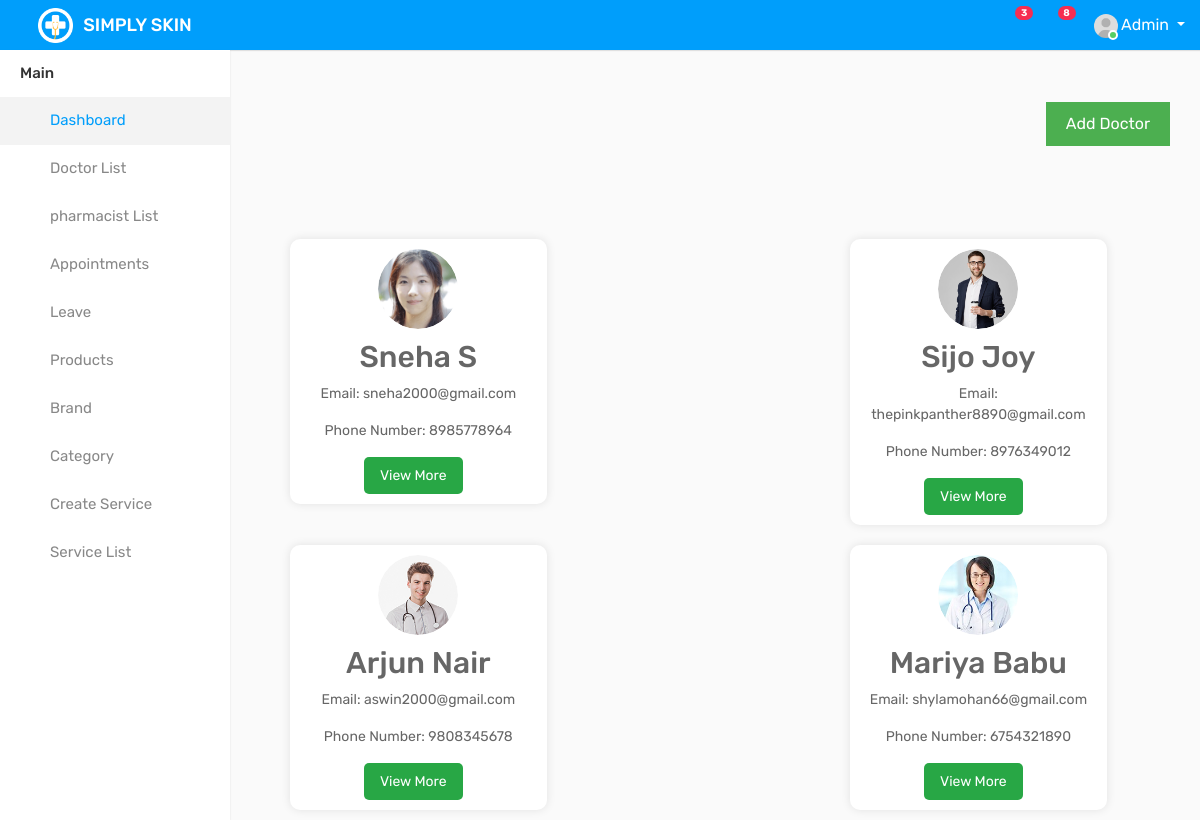
Screenshot of /doctorprofile_list.html with the database file from the repository.
### skin_app/models.py (models this page shows, shortened)
class DoctorProfile(models.Model):
    user = models.OneToOneField(CustomUser, on_delete=models.CASCADE)
    profile_picture = models.ImageField(upload_to='profile_pics/', blank=True, null=True)
    id_proof_image = models.ImageField(upload_to='id_proof_images/', blank=True, null=True)
    phonenumber = models.CharField(max_length=15, blank=True, null=True)
    address = models.CharField(max_length=255,blank=True, null=True)
    dob = models.DateField(blank=True, null=True)
    age = models.IntegerField(blank=True, null=True)
    state = models.CharField(max_length=100, blank=True, null=True)
    city=models.CharField(max_length=100,blank=True, null=True)
    pdf_certificate_1 = models.FileField(upload_to='pdf_certificates/', blank=True, null=True)
    pdf_certificate_2 = models.FileField(upload_to='pdf_certificates/', blank=True, null=True)
    pdf_certificate_3 = models.FileField(upload_to='pdf_certificates/', blank=True, null=True)
    consultation_fee = models.DecimalField(max_digits=8, decimal_places=2, blank=True, null=True)  # Add this line

class CustomUser(AbstractUser):
    role = models.CharField(max_length=100, default="")
    first_name = models.CharField(max_length=100)
    last_name = models.CharField(max_length=100, blank=True, null=True)
    gender_choices = [
        ('male', 'Male'),
        ('female', 'Female'),
        ('other', 'Other'),
    ]
    gender = models.CharField(max_length=6, choices=gender_choices, blank=True)

### skin_app/views.py (the view)
# urls.py: path('doctorprofile_list.html', views.doctorprofile_list, name='doctorprofile_list'),
def doctorprofile_list(request):
    doctors = DoctorProfile.objects.prefetch_related('user__specializations').all()
    user = CustomUser.objects.filter(role='Doctor')
    return render(request, 'doctorprofile_list.html', {'doctors': doctors,"user":user})

### templates/doctorprofile_list.html (shortened to what this page needs)
{% load static %}
<!DOCTYPE html>
<html lang="en">
<head>
    <link rel="stylesheet" type="text/css" href="{% static 'assets1/css/bootstrap.min.css'%}">
    <link rel="stylesheet" type="text/css" href="{% static 'assets1/css/font-awesome.min.css'%}">
    <link rel="stylesheet" type="text/css" href="{% static 'assets1/css/style.css'%}">
</head>
{% include 'admin.html'%}
<body>
<h2>Doctor List </h2>
<div class="add-butt">
  <a href="{% url 'add-doctor' %}" class="add-doctor-button">Add Doctor</a>
</div>
{% for doctor in doctors %}
  {% if doctor.user.role == 'Doctor' %}
    <div class="doctor-container">
      <div class="profile-photo-container">
        {% if doctor.profile_picture %}
          <img src="{{ doctor.profile_picture.url }}" alt="{{ doctor.user.username }}" class="profile-photo">
        {% else %}
          <img src="{% static '/assets/img/profile_default.png' %}" alt="Default Profile Picture" class="profile-photo">
        {% endif %}
      </div>
      <h2>{{ doctor.user.first_name }} {{ doctor.user.last_name }}</h2>
      <p>Email: {{ doctor.user.email }}</p>
      <p>Phone Number: {{ doctor.phonenumber }}</p>
      <a href="{% url 'view_more' doctor.user.id %}" class="button view-more">View More</a>
    </div>
  {% endif %}
{% endfor %}
</body>
</html>

### templates/admin.html (shortened to what this page needs)
{% load static %}
<!DOCTYPE html>
<html lang="en">
<head>
    <link rel="stylesheet" type="text/css" href="{% static 'assets1/css/bootstrap.min.css'%}">
    <link rel="stylesheet" type="text/css" href="{% static 'assets1/css/font-awesome.min.css'%}">
    <link rel="stylesheet" type="text/css" href="{% static 'assets1/css/style.css'%}">
</head>
<body>
    <div class="main-wrapper">
        <div class="header">
			<div class="header-left">
				<a href="index-2.html" class="logo">
					<img src="{% static 'assets1/img/logo.png'%}" width="35" height="35" alt=""> <span>SIMPLY SKIN</span>
				</a>
			</div>
			<a id="toggle_btn" href="javascript:void(0);"><i class="fa fa-bars"></i></a>
            <ul class="nav user-menu float-right">
                <li class="nav-item dropdown d-none d-sm-block">
                    <a href="#" class="dropdown-toggle nav-link" data-toggle="dropdown"><i class="fa fa-bell-o"></i> <span class="badge badge-pill bg-danger float-right">3</span></a>
                </li>
                <li class="nav-item dropdown d-none d-sm-block">
                    <a href="javascript:void(0);" id="open_msg_box" class="hasnotifications nav-link"><i class="fa fa-comment-o"></i> <span class="badge badge-pill bg-danger float-right">8</span></a>
                </li>
                    <li class="nav-item dropdown has-arrow">
                        <a href="#" class="dropdown-toggle nav-link user-link" data-toggle="dropdown">
                            <span class="user-img">
                                <img class="rounded-circle" src="{% static '/assets1/img/user.jpg'%}" width="24" alt="Admin">
                                <span class="status online"></span>
                            </span>
                            <span>Admin</span>
                        </a>
                    </li>
            </div>
        </div>
        <div class="sidebar" id="sidebar">
            <div class="sidebar-inner slimscroll">
                <div id="sidebar-menu" class="sidebar-menu">
                    <ul>
                        <li class="menu-title">Main</li>
                        <li class="active">
                            <a href="{% url 'indexadmin' %}"><i class="fa fa-dashboard"></i> <span>Dashboard</span></a>
                        </li>
						<li>
                            <a href={% url 'doctorprofile_list' %}><i class="fa fa-hospital-o"></i> <span>Doctor List</span></a>
                        </li>
                        <li>
                            <a href={% url 'add-pharmacist' %}><i class="fa fa-hospital-o"></i> <span>pharmacist List</span></a>
                        </li>
                        <li>
                            <a href="{% url 'appointment_li' %}">
                                <i class="fa fa-calendar"></i>
                                <span>Appointments</span>
                            </a>
                        </li>
                        <li>
                            <a href="{% url 'admin_dashboard' %}"><i class="fa fa-calendar-check-o"></i> <span>Leave</span></a>
                        </li>
                        <li>
                            <a href="{% url 'product_admin' %}"><i class="fa fa-hospital-o"></i> <span>Products</span></a>
                        </li>
                        <li>
                            <a href="{% url 'brand_list' %}"><i class="fa fa-hospital-o"></i> <span>Brand</span></a>
                        </li>
                        <li>
                            <a href="{% url 'add_category' %}"><i class="fa fa-hospital-o"></i> <span>Category</span></a>
                        </li>
                        <li>
                            <a href="{% url 'add_service' %}">
                                <i class="fa fa-plus"></i>
                                <span>Create Service</span>
                            </a>
                        </li>
						<li>
                            <a href="{% url 'services_list' %}">
                                <i class="fa fa-plus"></i>
                                <span>Service List</span>
                            </a>
                        </li>
                            </ul>
                </div>
            </div>
        </div>
    </body>
    </html>

### templates/doctorprofile_list.html (style rules this page uses)
.doctor-container { background-color: #fff; box-shadow: 0 0 10px rgba(0, 0, 0, 0.1); border-radius: 10px; padding: 10px; margin: 10px; display: inline-block; width: calc(22.22% - 10px); box-sizing: border-box; vertical-align: top; text-align: center; margin-left: 290px; }
.profile-photo-container { overflow: hidden; border-radius: 50%; width: 80px; height: 80px; margin: 0 auto 10px; }
.profile-photo { width: 100%; height: 100%; object-fit: cover; border-radius: 50%; }
p { margin-bottom: 10px; }
a { color: #007bff; text-decoration: none; }
.button { display: inline-block; padding: 8px 16px; margin-right: 10px; border-radius: 5px; text-decoration: none; color: #fff; cursor: pointer; }
.view-more { background-color: #28a745; }
.add-butt { display: flex; justify-content: center; align-items: center; height: 50vh; }
.add-doctor-button { background-color: #4CAF50; color: white; padding: 10px 20px; text-align: center; text-decoration: none; font-size: 16px; }
.add-butt { display: flex; justify-content: flex-end; align-items: center; height: 20vh; margin-bottom: 25px; margin-right: 30px; }

### rows the page displays
DoctorProfile: profile_picture (picture), user.first_name "Sneha", user.last_name "S", user.email "sneha2000@gmail.com", phonenumber "8985778964"
DoctorProfile: profile_picture (picture), user.first_name "Sijo", user.last_name "Joy", user.email "thepinkpanther8890@gmail.com", phonenumber "8976349012"
DoctorProfile: profile_picture (picture), user.first_name "Arjun", user.last_name "Nair", user.email "aswin2000@gmail.com", phonenumber "9808345678"
DoctorProfile: profile_picture (picture), user.first_name "Mariya", user.last_name "Babu", user.email "shylamohan66@gmail.com", phonenumber "6754321890"
